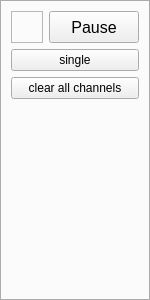
           <widget class="QTabWidget" name="tabWidgetControll">
            <property name="minimumSize">
             <size>
              <width>150</width>
              <height>300</height>
             </size>
            </property>
            <property name="maximumSize">
             <size>
              <width>150</width>
              <height>300</height>
             </size>
            </property>
            <property name="tabPosition">
             <enum>QTabWidget::South</enum>
            </property>
            <property name="tabShape">
             <enum>QTabWidget::Rounded</enum>
            </property>
            <property name="currentIndex">
             <number>0</number>
            </property>
            <property name="elideMode">
             <enum>Qt::ElideNone</enum>
            </property>
            <property name="usesScrollButtons">
             <bool>false</bool>
            </property>
            <property name="documentMode">
             <bool>false</bool>
            </property>
            <property name="tabsClosable">
             <bool>false</bool>
            </property>
            <property name="tabBarAutoHide">
             <bool>true</bool>
            </property>
            <widget class="QWidget" name="tab_4">
             <attribute name="title">
              <string/>
             </attribute>
             <layout class="QGridLayout" name="gridLayout_3">
              <item row="3" column="1">
               <spacer name="verticalSpacer_5">
                <property name="orientation">
                 <enum>Qt::Vertical</enum>
                </property>
                <property name="sizeHint" stdset="0">
                 <size>
                  <width>52</width>
                  <height>178</height>
                 </size>
                </property>
               </spacer>
              </item>
              <item row="0" column="1">
               <widget class="QPushButton" name="pushButtonPause">
                <property name="minimumSize">
                 <size>
                  <width>0</width>
                  <height>32</height>
                 </size>
                </property>
                <property name="font">
                 <font>
                  <pointsize>12</pointsize>
                 </font>
                </property>
                <property name="text">
                 <string>Pause</string>
                </property>
               </widget>
              </item>
              <item row="1" column="0" colspan="2">
               <widget class="QPushButton" name="pushButtonSingleTriger">
                <property name="text">
                 <string>single</string>
                </property>
               </widget>
              </item>
              <item row="2" column="0" colspan="2">
               <widget class="QPushButton" name="pushButtonClearChannels">
                <property name="text">
                 <string>clear all channels</string>
                </property>
               </widget>
              </item>
              <item row="0" column="0">
               <widget class="QLabel" name="labelPauseResume">
                <property name="minimumSize">
                 <size>
                  <width>32</width>
                  <height>32</height>
                 </size>
                </property>
                <property name="maximumSize">
                 <size>
                  <width>32</width>
                  <height>32</height>
                 </size>
                </property>
                <property name="frameShape">
                 <enum>QFrame::StyledPanel</enum>
                </property>
                <property name="frameShadow">
                 <enum>QFrame::Sunken</enum>
                </property>
                <property name="text">
                 <string notr="true"/>
                </property>
                <property name="scaledContents">
                 <bool>true</bool>
                </property>
                <property name="alignment">
                 <set>Qt::AlignLeading|Qt::AlignLeft|Qt::AlignTop</set>
                </property>
               </widget>
              </item>
             </layout>
            </widget>
           </widget>
